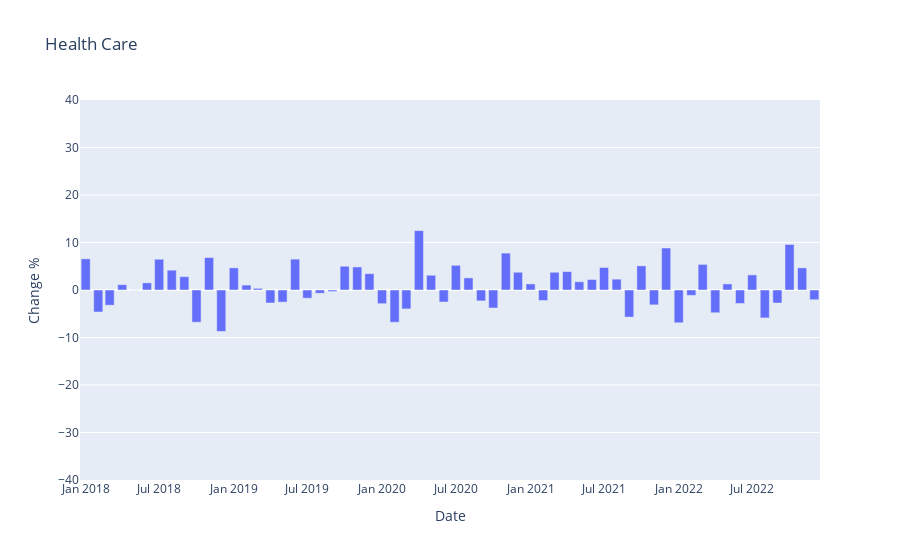

The notebook cell saved with this chart:
### Code cell
fig = px.bar(health_perf_df, x=health_perf_df['Date'], y=health_perf_df['Change %'], title = "Health Care", range_y= [-40,40])
fig.show()
